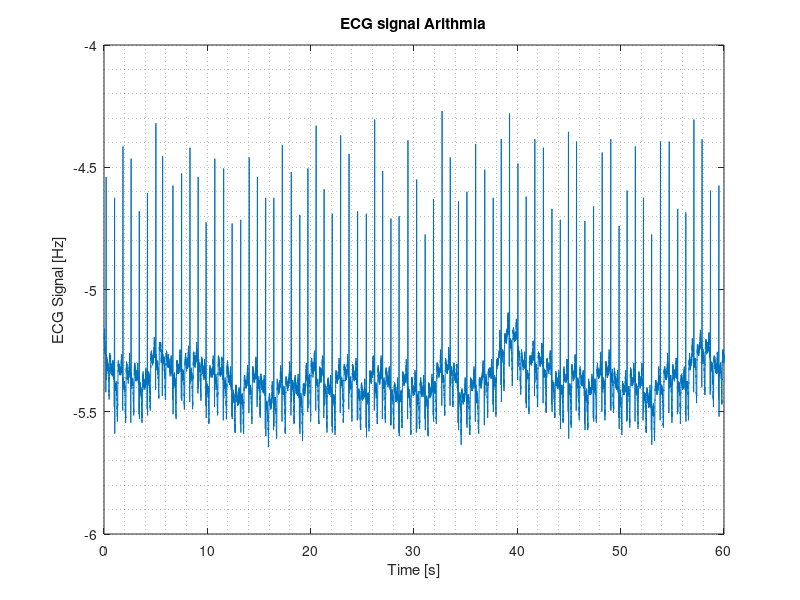
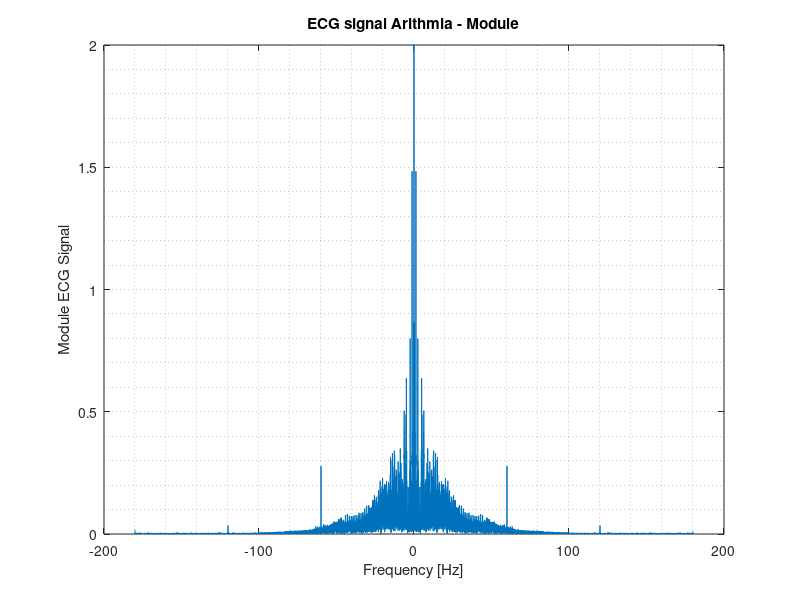
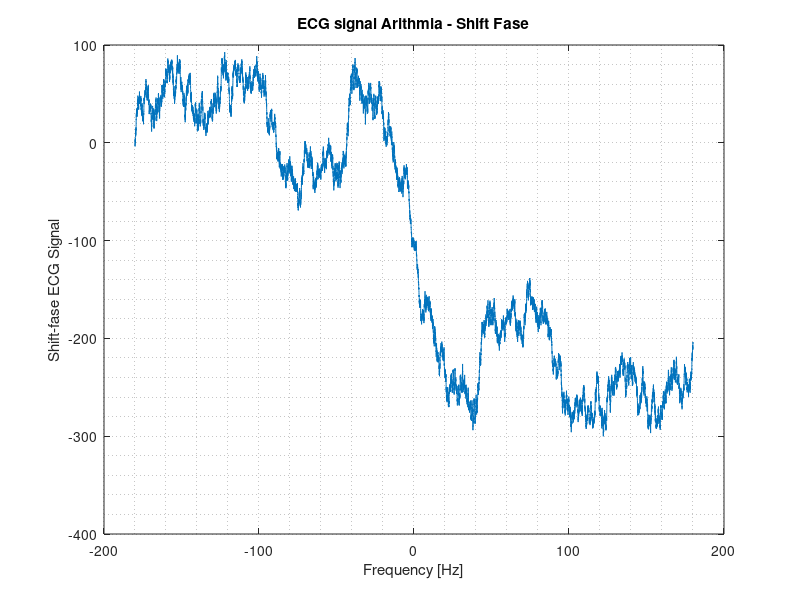
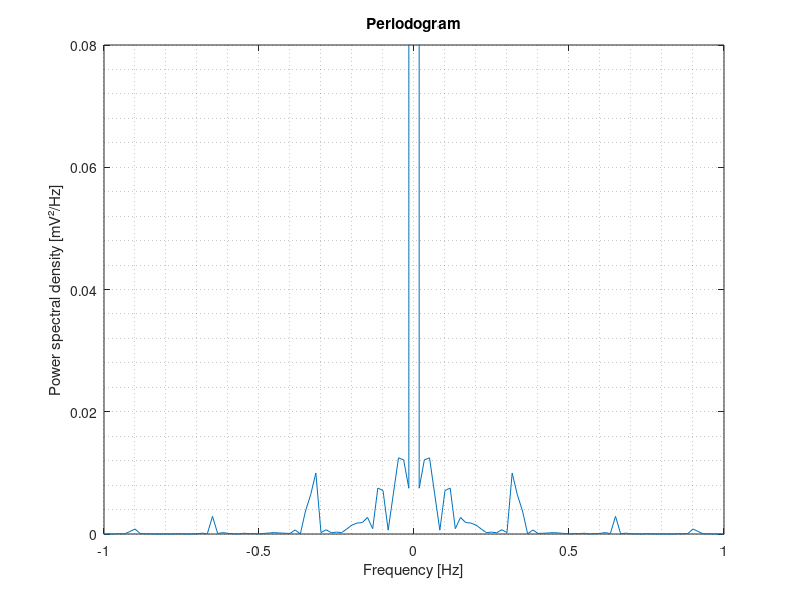

Source code (MATLAB) for these figures, in order:
# ECG signal analysis

# 1. Loading data and defining parameters

clc; clear; close all;
load('100m.mat')
ECGsignal=(val-1024)/200;

fs=360;
deltat=1/fs;
t=0:0.002777777778:length(ECGsignal-1)/fs;
N=length(t);
deltaf=1/(deltat*N);


# 2. DFT calculation and periodogram

f=-0.5/deltat : deltaf : 0.5/deltat-deltaf;
DFT=0;
for n=1:N
   DFT=DFT+ECGsignal(n)*exp(-1i*2*pi*f*t(n));
end
DFT=DFT*deltat;


P=(1/max(t))*(abs(DFT).^2);

figure()
plot(t,ECGsignal)
grid minor
title('ECG signal Arithmia')
xlabel('Time [s]')
ylabel('ECG Signal [Hz]')

figure()
plot(f,abs(DFT))
grid minor
title('ECG signal Arithmia - Module')
xlabel('Frequency [Hz]')
ylabel('Module ECG Signal')
ylim([0 2])

figure()
plot(f,unwrap(angle(DFT)))
grid minor
title('ECG signal Arithmia - Shift Fase')
xlabel('Frequency [Hz]')
ylabel('Shift-fase ECG Signal')

figure()
plot(f,P)
title('Periodogram');
grid minor
xlim([-1 1])
xlabel('Frequency [Hz]')
ylabel('Power spectral density [mV²/Hz]')
ylim([0 0.08])

# 3. Low-frequency noise filtering

DFT_FILTERED=DFT;
for n=1:length(DFT)
    if le(abs(f(n)),0.5)
        DFT_FILTERED(n)=0;
    end
end

figure()
plot(f, DFT_FILTERED)
title('Low-frequency noise filtering')
xlabel('Frequency [Hz]')
ylabel('Filtered module')


index_60Hz=14401;
index_neg_60Hz=7201;
DFT_FILTERED(index_60Hz)=0;
DFT_FILTERED(index_neg_60Hz)=0;

figure()
plot(f, DFT_FILTERED)
title('Low-frequency noise filtering')
xlabel('Frequency [Hz]')
ylabel('Filtered module')



# 4. Return to the time domain

IDFT=0;
for n=1:length(DFT_FILTERED)
   IDFT=IDFT+DFT_FILTERED(n)*exp(-1i*2*pi*f(n)*t);
end

figure()
plot(f,real(IDFT))
title('Real part')
xlabel('Frequency [Hz]')
ylabel('Real part')
grid minor

figure()
plot(f,imag(IDFT))
title('Imaginary part')
xlabel('Frequency [Hz]')
ylabel('Imaginary part')
grid minor


# 5. Identification of peak instants

figure
plot(t, real(IDFT)/max(real(IDFT)))
title('Normalized real part')
xlabel('Time [s]')
ylabel('Normalized real part')

ECG_FILTERED=real(IDFT)/max(abs(real(IDFT)));
soglia=0.5;
h=1;

for n = 1:length(IDFT)-1
    if ge(ECG_FILTERED(n+1),soglia) & le(ECG_FILTERED(n),soglia)
        indice_ECG_FILTERED_up = find(ECG_FILTERED == (ECG_FILTERED(n+1)));
        t_up = t(indice_ECG_FILTERED_up);
    end
    if le(ECG_FILTERED(n+1),soglia) & ge(ECG_FILTERED(n),soglia)
        indice_ECG_FILTERED_down = find(ECG_FILTERED == (ECG_FILTERED(n)));
        t_down = t(indice_ECG_FILTERED_down);
        t_RR(h) = (t_up+t_down)/2;
        h = h+1;
    end
end
for n=1:length(t_RR)-1
    diff_RR(n)=t_RR(n+1)-t_RR(n);
end


# 6. Calculation of cardiac signal characteristics

mean = mean(diff_RR);
standard_dev = std(diff_RR);
bpm = 60/mean;
figure;

for n = 1:length(diff_RR)-1
    hold on;
    plot(diff_RR(n),diff_RR(n+1),'s');
    grid on; grid minor; title('Scatter plot')
end

